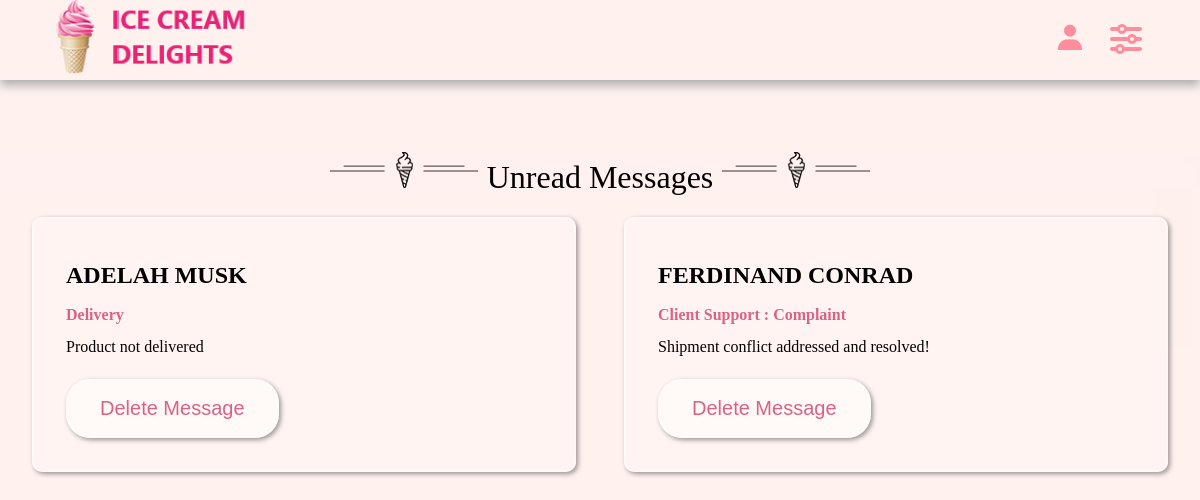
The app's page /admin_panel/admin_messages.php (signed in) with its own data.
### tables this page shows
CREATE TABLE `message` (
  `id` varchar(256) NOT NULL,
  `user_id` varchar(255) NOT NULL,
  `name` varchar(255) NOT NULL,
  `email` varchar(100) NOT NULL,
  `subject` varchar(255) NOT NULL,
  `message` varchar(255) NOT NULL
);

### admin_panel/admin_messages.php (the view, shortened to what this page needs)
<?php
    include '../components/connect.php';
?>
<!DOCTYPE html>
<html lang="en">
<head>
    <link rel="stylesheet" href="../css/admin_style.css">
    <link rel="stylesheet" href="https://unpkg.com/boxicons@2.1.4/css/boxicons.min.css">
    <link rel="stylesheet" href="https://cdnjs.cloudflare.com/ajax/libs/font-awesome/6.0.0/css/all.min.css" />
</head>
<body>
    <div class="main-container">
        <?php include '../components/admin_header.php'; ?>
        <section class="message-container">
            <div class="heading">
                <img src="../image/separator-img.png">
                Unread Messages
                <img src="../image/separator-img.png">
            </div>
            <div class="box-container">
                <?php
                    $select_message = $conn->prepare("SELECT * FROM `message`");
                    $select_message->execute();
                    if($select_message->rowCount() > 0) {
                        while($fetch_message = $select_message->fetch(PDO::FETCH_ASSOC)) {
                ?>
                <div class="box">
                    <h3 class="name"><?= $fetch_message['name'];?></h3>
                    <h4><?= $fetch_message['subject'];?></h4>
                    <p><?= $fetch_message['message'];?></p>
                    <form action="" method="post">
                        <input type="submit" name="delete_msg" value="Delete Message" class="btn"
                        onclick="return confirm('Are you sure you want to delete this message?');">
                    </form>
                </div>
                <?php
                        }
                    }   else {
                        echo '<div class="empty">
                            <p>No unread messages yet!</p>
                            </div>
                            ';
                    }
                ?>
            </div>
        </section>
    </div>
</body>
</html>

### css/admin_style.css (style rules this page uses)
* { margin: 0; padding: 0; box-sizing: border-box; outline: none; border: none; text-decoration: none; list-style: none; }
:root { --space: 2rem; --main-color: #da6285; --pink-color: #ff8e9d; --pink-opacity: #ffe6e9; --white-alpha-40: rgba(255, 255, 255, 0.40); --white-alpha-25: rgba(255, 255, 255, 0.25); --backdrop-filter: blur(5px); --box-shadow: 2px 2px 5px rgba(0, 0, 0, 0.40); }
body { background-image: url(../image/seller_bg1.jpg); background-position: center; }
html { scroll-behavior: smooth; scrollbar-width: thin; scrollbar-color: var(--pink-color) transparent; }
.btn { background-color: var(--white-alpha-25); border: 2px solid var(--white-alpha-40); backdrop-filter: var(--backdrop-filter); box-shadow: var(--box-shadow); text-transform: capitalize; color: var(--main-color); padding: 1rem 2rem; font-size: 20px; cursor: pointer; position: relative; border-radius: 1.5rem; }
.btn::before { position: absolute; content: ''; top: 0; left: 0; height: 100%; width: 0; border-radius: 30px; background-color: var(--main-color); z-index: -1; transition: width 0.3s ease; text-align: center; }
.box-container { display: grid; grid-template-columns: repeat(auto-fit, minmax(20rem, 1fr)); gap: 1rem; }
.box-container .box { background-color: var(--white-alpha-25); border: 2px solid var(--white-alpha-40); border-radius: 10px; backdrop-filter: var(--backdrop-filter); box-shadow: var(--box-shadow); margin: 1rem; }
.heading { text-align: center; line-height: 1.5; font-size: 2rem; }
.heading img { margin-top: .5rem; width: 150px !important; }
section, .post-editor { width: 75vw; min-height: 100vh; padding: 4%; margin: 8% 5%; margin-bottom: 2%; }
.main-container { display: flex; }
.message-container .box-container .box { line-height: 2; padding: 2rem; }
.message-container .box-container .box .name { text-transform: uppercase; font-size: 1.5rem; }
.message-container .box-container .box h4 { text-transform: capitalize; color: var(--main-color); }
.message-container .box-container .box p { margin-bottom: 1rem; }
@media screen and (max-width: 1200px) { section, .post-editor { width: 100%; margin: 8% 0; padding: 4% 1rem; } }

### records on screen
message: name "ADELAH MUSK", subject "Delivery", message "Product not delivered"
message: name "FERDINAND CONRAD", subject "Client Support : Complaint", message "Shipment conflict addressed and resolved!"
